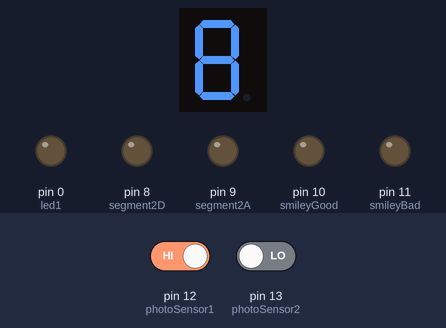
The sketch below on a simulated Arduino Uno, built with avr-gcc and run on an emulated ATmega328P. Parts: 1-digit seven-segment display, output pins drawn as LEDs (lit = HIGH). Wiring (inferred from the names in the program): 1-digit 7-segment display, segments lit when LOW: segments pin 7, pin 6, pin 5, pin 4, pin 3, pin 2, pin 1. Dashed ring = blinking. The inputs (shaded band) are chosen by the test bench; at power-on: pin 13 (photoSensor2) LOW, pin 12 (photoSensor1) HIGH. The segment pins are drawn as the display they are named for; pins used as bus, display or sensor lines are not drawn.

Above: at 1.2 s.
1.3 s: pin 13 (photoSensor2) driven HIGH
At 5.1 s:
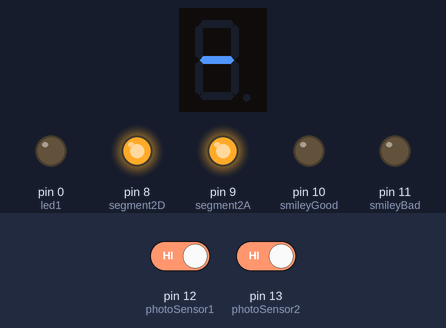
At 5.8 s:
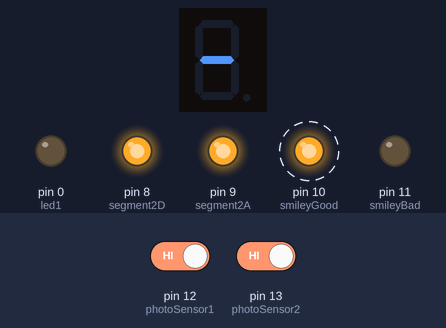
Timing chart, 0 to 10.9 s (numbered marks = the images above; inputs shaded):
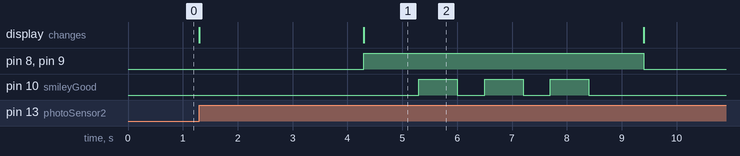

The sketch:

Velocity-Display.ino
```cpp
// pinning
#define led1 0
#define led2 1
#define segment1C 2
#define segment1B 3
#define segment1D 4
#define segment1A 5
#define segment2C 6
#define segment2B 7
#define segment2D 8
#define segment2A 9
#define smileyGood 10
#define smileyBad 11
#define photoSensor1 12
#define photoSensor2 13

// distance between photo sensor 1 and 2
float s = 0.15f;

unsigned long millisStart, millisStop;

void setup() {
  pinMode(led1, OUTPUT);
  pinMode(led2, OUTPUT);
  pinMode(segment1C, OUTPUT);
  pinMode(segment1B, OUTPUT);
  pinMode(segment1D, OUTPUT);
  pinMode(segment1A, OUTPUT);
  pinMode(segment2C, OUTPUT);
  pinMode(segment2B, OUTPUT);
  pinMode(segment2D, OUTPUT);
  pinMode(segment2A, OUTPUT);
  pinMode(smileyGood, OUTPUT);
  pinMode(smileyBad, OUTPUT);
  pinMode(photoSensor1, INPUT);
  pinMode(photoSensor2, INPUT);
}

void loop() {
  while (digitalRead(photoSensor1) == LOW) {} // wait for rising edge
  millisStart = millis();
  while (digitalRead(photoSensor2) == LOW) {} // wait for rising edge of photo sensor 2
  millisStop = millis();

  float t = (millisStop - millisStart) / 1000.0f;

  float v = s / t;
  v *= 3.6 * 16.0;

  showVelocity((byte)v);
  delay(3000);
  showNoVelocity();
  delay(1000);
  showSmiley((byte)v);
  delay(700);
  showNoSmiley();
  delay(500);
  showSmiley((byte)v);
  delay(700);
  showNoSmiley();
  delay(500);
  showSmiley((byte)v);
  delay(700);
  showNoSmiley();

  delay(1000);
}

void showVelocity(byte velocity) {
  byte segment2 = velocity % 10;
  byte segment1 = velocity % 100 / 10;
  byte segment0 = (byte)(velocity >= 100);

  showSegment(0, segment0);
  showSegment(1, segment1);
  showSegment(2, segment2);
}

void showSegment(byte segment, byte value) {
  byte A = (value >> 0) & 1;
  byte B = (value >> 1) & 1;
  byte C = (value >> 2) & 1;
  byte D = (value >> 3) & 1;

  switch(segment) {
    case 0:
      // either 0 or 1
      digitalWrite(led1, value);
      digitalWrite(led2, value);
      break;
    case 1:
      digitalWrite(segment1A, A);
      digitalWrite(segment1B, B);
      digitalWrite(segment1C, C);
      digitalWrite(segment1D, D);
      break;
    case 2:
      digitalWrite(segment2A, A);
      digitalWrite(segment2B, B);
      digitalWrite(segment2C, C);
      digitalWrite(segment2D, D);
      break;
  }
}

void showSmiley(byte v) {
  if (v <= 50) {
    digitalWrite(smileyGood, HIGH);
  }
  else {
    digitalWrite(smileyBad, HIGH);
  }
}

void showNoVelocity() {
  digitalWrite(led1, LOW);
  digitalWrite(led2, LOW);
  digitalWrite(segment1A, HIGH);
  digitalWrite(segment1B, HIGH);
  digitalWrite(segment1C, HIGH);
  digitalWrite(segment1D, HIGH);
  digitalWrite(segment2A, HIGH);
  digitalWrite(segment2B, HIGH);
  digitalWrite(segment2C, HIGH);
  digitalWrite(segment2D, HIGH);
}

void showNoSmiley() {
  digitalWrite(smileyGood, LOW);
  digitalWrite(smileyBad, LOW);
}
```

Measured:
- after the input at 1.3 s, pin 8 (segment2D), pin 9 (segment2A): LOW → HIGH after 3.0 s, → LOW 5.1 s later; pin 10 (smileyGood): alternates HIGH for 0.70 s and LOW for 0.50 s, 6 changes in all, then stays LOW, starting after 4.0 s; the display: first changes at once (image 1 shows a later state)
